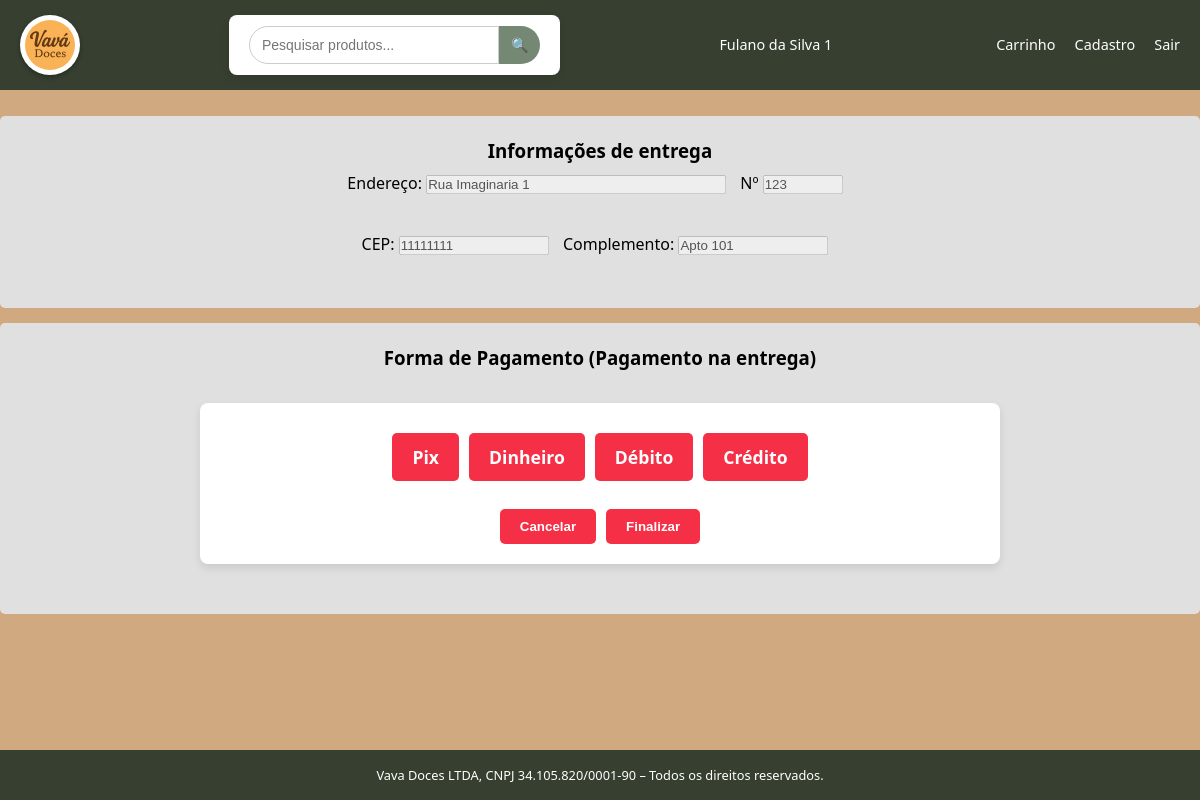
The page /finalizacao.php (signed in) on the database its author committed.
### tables this page shows
create table usuario (
     id int auto_increment primary key,
     cpf char(11) not null unique,
     nome varchar(100) not null,
     endereco varchar(100) not null,
     enderecoNumero int,
     complemento varchar(100) not null,
     cep char(8) not null,
     email varchar(100) not null unique,
     senha varchar(100) not null,
     telefone char(11) not null,
     tipoId int,
     foreign key (tipoId) references tipoUsuario(id)
 );

### finalizacao.php (the view, shortened to what this page needs)
<?php
include_once("conexao.php");
$id = $_SESSION['usuario_id'];
$sql = "select `cpf`, `nome`, `endereco`, `enderecoNumero`, `complemento`, `cep`, `email`, `senha`, `telefone` from usuario where id=?";
$stmt = mysqli_prepare($link, $sql);
mysqli_stmt_bind_param($stmt, "i", $id);
mysqli_stmt_execute($stmt);
$resultado = mysqli_stmt_get_result($stmt);
$rs = mysqli_fetch_assoc($resultado);
?>
<!DOCTYPE html>
<html lang="pt-BR">
<head>
    <link rel="stylesheet" href="estilo.css">
</head>
<body>
    <div id="geral">
        <div id="topo">
            <?php include "topo.php"; ?>
        </div>
        <div id="conteudo"><br>
            <center>
                <div class="entrega-container">
                    <h3>Informações de entrega</h3>
                    <div class="form-entrega">
                        <label>Endereço:
                        <input type="text" name="endereco" class="input-grande" required disabled value="<?php echo $rs['endereco'] ?>">
                        </label>
                        <label>Nº
                            <input type="number" name="numero" class="input-pequeno" required disabled value="<?php echo $rs['enderecoNumero'] ?>">
                        </label>
                        <br><br>
                        <label>CEP:
                            <input type="text" name="cep" class="input-medio" pattern="\d{5}-?\d{3}" disabled value="<?php echo $rs['cep'] ?>">
                        </label>
                        <label>Complemento:
                            <input type="text" name="complemento" class="input-medio" disabled value="<?php echo $rs['complemento'] ?>">
                        </label>
                        <br><br>
                    </div>
                </div>
                <div class="pagamento-container">
                    <h3>Forma de Pagamento <span class="sub">(Pagamento na entrega)</span></h3>
                    <form action="finalizar.php" method="post">
                        <div class="botoes-pagamento">
                        <label for="pix" class="btn-laranja">Pix</label>
                        <label for="dinheiro" class="btn-laranja">Dinheiro</label>
                        <label for="debito" class="btn-laranja">Débito</label>
                        <label for="credito" class="btn-laranja">Crédito</label>
                        </div>
                        <div class="acoes-container">
                            <button class="btn-laranja" type="button" onclick="location.href = 'carrinho.php';">Cancelar</button>
                            <button class="btn-laranja" type="submit">Finalizar</button>
                        </div>
                    </form>
                </div>
            </center>
        </div>
        <div id="rodape">
            <?php include "rodape.php"; ?>
        </div>
    </div>
</body>
</html>

### estilo.css (style rules this page uses)
* { margin: 0; padding: 0; box-sizing: border-box; }
body { font-family: "Segoe UI", Tahoma, Geneva, Verdana, sans-serif; background-color: #d1a980; color: #000000; line-height: 1.6; }
form { background-color: #ffffff; padding: 20px; border-radius: 8px; box-shadow: 0 4px 8px rgba(0, 0, 0, 0.1); max-width: 800px; margin: 30px auto; }
form label { font-size: 1.1em; font-weight: bold; margin-bottom: 8px; color: #000; }
#topo { position: sticky; top: 0; }
#rodape { position: fixed; bottom: 0; width: 100%; }
.entrega-container, .pagamento-container { background-color: #e0e0e0; padding: 20px; margin-bottom: 15px; border-radius: 5px; }
.form-entrega label { display: inline-block; margin: 5px 10px 5px 0; }
.input-grande { width: 300px; }
.input-medio { width: 150px; }
.input-pequeno { width: 80px; }
.botoes-pagamento { display: flex; justify-content: center; gap: 20px; margin-top: 15px; flex-wrap: wrap; }
.botoes-pagamento { display: flex; gap: 10px; justify-content: center; margin-top: 10px; }
.btn-laranja { background-color: #f52f46; color: white; padding: 10px 20px; border: none; border-radius: 5px; font-weight: bold; cursor: pointer; transition: transform 0.1s, box-shadow 0.1s; }
.acoes-container { display: flex; gap: 10px; justify-content: center; margin-top: 20px; }
.acoes-container { display: flex; justify-content: center; gap: 10px; margin-top: 20px; }

### rows shown on the page
usuario: endereco "Rua Imaginaria 1", numero "123", cep "11111111", complemento "Apto 101"

### other values the page prints
$_SESSION['usuario_nome'] "Fulano da Silva 1"
